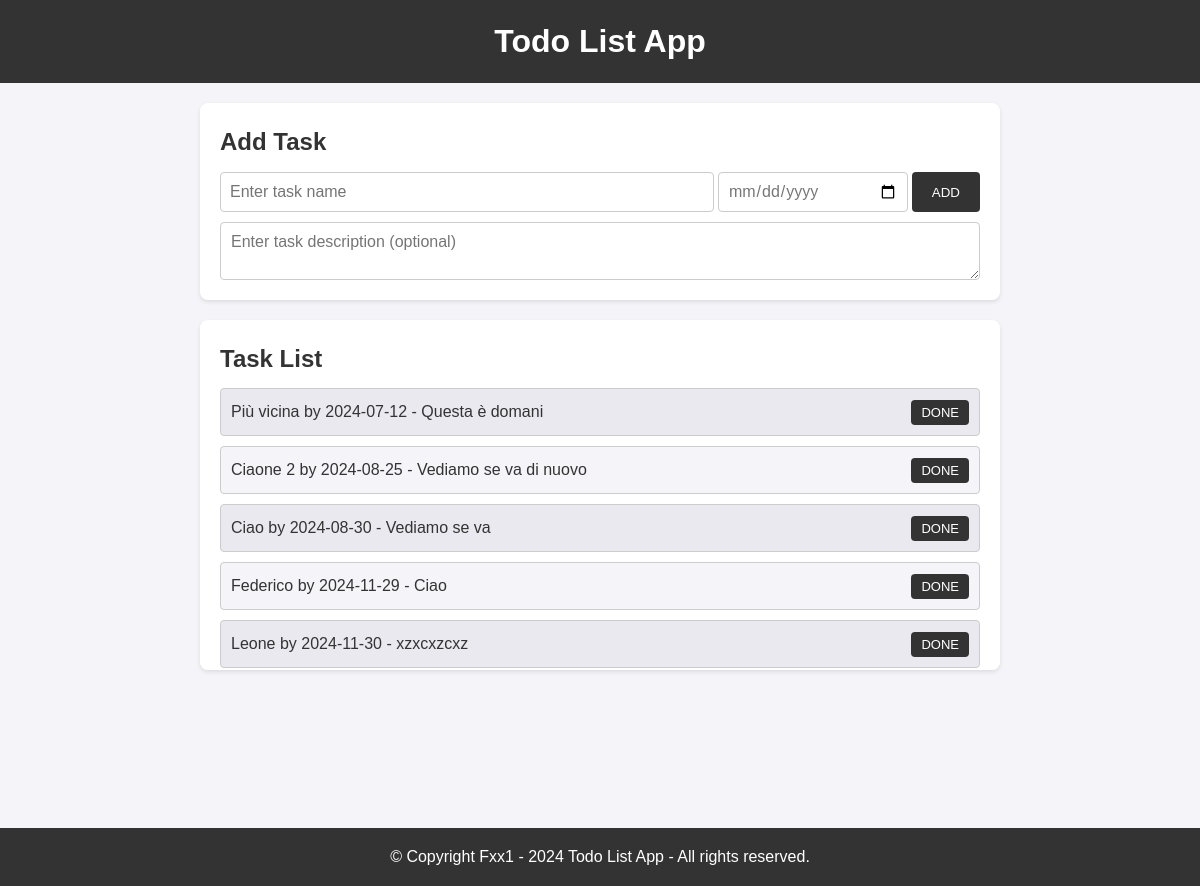
Before: / with the older database file.
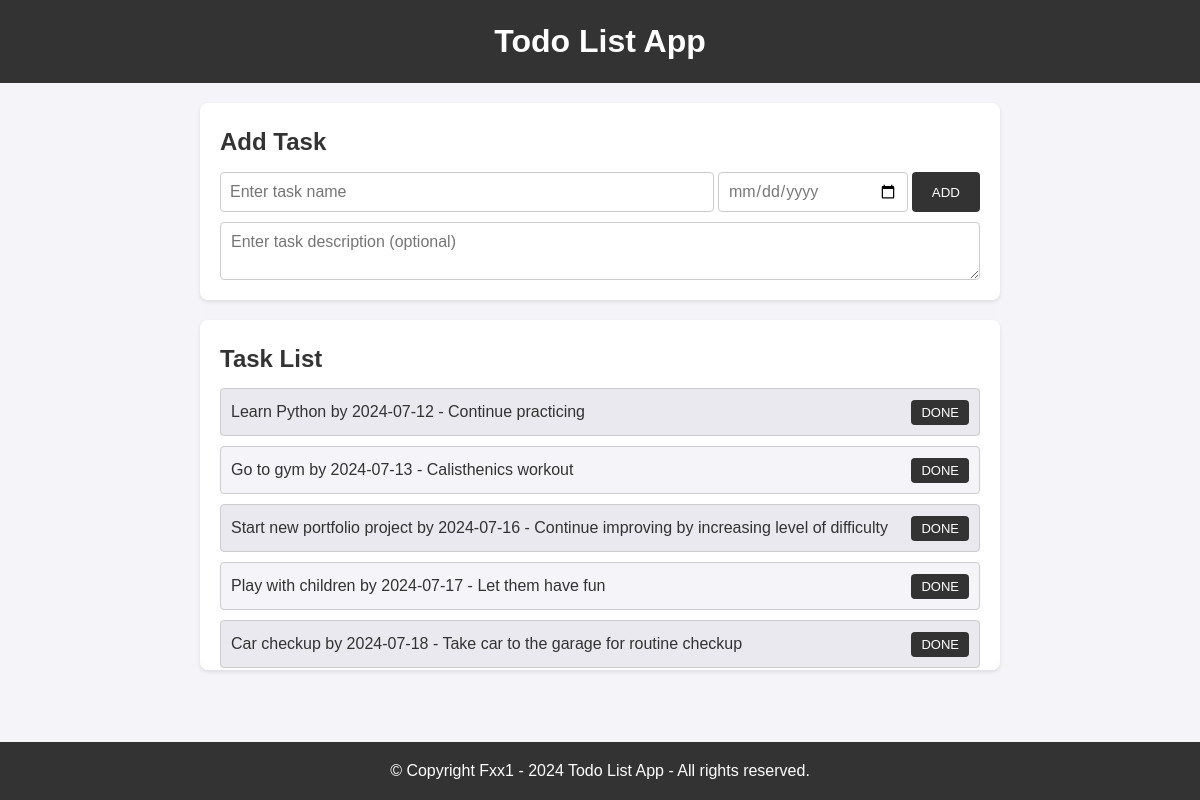
After: the same page with the newer database file.
### main.py (models this page shows, shortened)
class Task(db.Model):
    id: Mapped[int] = mapped_column(Integer, primary_key=True)
    name: Mapped[str] = mapped_column(String(250), unique=True, nullable=False)
    date: Mapped[str] = mapped_column(String(500), nullable=False)
    description: Mapped[str] = mapped_column(String(1000), nullable=False)

### main.py (the view, shortened to what this page needs)
@app.route('/', methods=["GET", "POST"])
def index():
    if request.method == "GET":
        tasks = Task.query.order_by(Task.date).all()
        return render_template('index.html', tasks=tasks)

### templates/index.html (shortened to what this page needs)
<!DOCTYPE html>
<html lang="en">
  <head>
    <link
      rel="stylesheet"
      href="{{ url_for('static', filename='styles.css') }}"
    />
  </head>
  <body>
    <header>
      <h1>Todo List App</h1>
    </header>
    <main>
      <section id="task-form">
        <h2>Add Task</h2>
        <form action="{{ url_for('index') }}" method="POST">
          <div class="main-input">
            <input
              type="text"
              id="task-input"
              placeholder="Enter task name"
              name="name"
              required
            />
            <input
              type="date"
              id="date-input"
              placeholder="Enter task date"
              name="date"
              required
            />
            <button type="submit" value="add-task" class="add-btn">ADD</button>
          </div>
          <div class="description">
            <textarea
              id="description-input"
              placeholder="Enter task description (optional)"
              name="description"
            ></textarea>
          </div>
        </form>
      </section>
      <section id="task-list">
        <h2>Task List</h2>
        <ul>
          {% for task in tasks %}
            <li>
              {{ task.name }} by {{ task.date }} - {{ task.description }}
              <form action="{{ url_for('delete_task', task_id=task.id) }}" method="POST" style="display: inline;">
                <button type="submit" class="done-btn">DONE</button>
            </form>
            </li>
          {% endfor %}
        </ul>
      </section>
    </main>
    <footer>
      <p>&copy; Copyright Fxx1 - 2024 Todo List App - All rights reserved.</p>
    </footer>
  </body>
</html>

### static/styles.css (style rules this page uses)
* { margin: 0; padding: 0; box-sizing: border-box; }
body { background-color: #f4f4f9; color: #333; line-height: 1.6; }
body, form, input, textarea, button { font-family: "Lucida Sans", "Lucida Sans Regular", "Lucida Grande", "Lucida Sans Unicode", Geneva, Verdana, sans-serif; }
header { background: #333; color: #fff; padding: 1rem 0; text-align: center; margin-bottom: 20px; }
header h1 { font-size: 2rem; }
main { width: 80%; max-width: 800px; margin: 0 auto; }
section { background: #fff; margin-bottom: 20px; padding: 20px; border-radius: 8px; box-shadow: 0 2px 4px rgba(0, 0, 0, 0.1); }
section h2 { margin-bottom: 10px; font-size: 1.5rem; color: #333; }
.main-input { display: flex; justify-content: space-between; align-items: center; }
form input[type="text"] { width: 65%; height: 40px; padding: 9px; border: 1px solid #ccc; border-radius: 4px; font-size: 1rem; }
#date-input { width: 25%; height: 40px; padding: 9px; border: 1px solid #ccc; border-radius: 4px; font-size: 1rem; color: #777; }
textarea { display: block; width: 100%; margin-top: 10px; padding: 10px; border: 1px solid #ccc; border-radius: 4px; font-size: 1rem; }
.add-btn { height: 40px; padding: 13px 20px; border: none; background: #333; color: #fff; border-radius: 4px; cursor: pointer; transition: background 0.3s ease; }
.done-btn { padding: 5px 10px; border: none; background: #333; color: #fff; border-radius: 4px; cursor: pointer; transition: background 0.3s ease; font-size: small; }
#task-list ul { list-style: none; }
#task-list { overflow-y: scroll; max-height: 350px; }
#task-list li { background: #f4f4f9; margin-bottom: 10px; padding: 10px; border: 1px solid #ccc; border-radius: 4px; display: flex; justify-content: space-between; align-items: center; }
#task-list li:nth-child(odd) { background: #e9e9ef; }
footer { text-align: center; padding: 1rem 0; background: #333; color: #fff; position: absolute; bottom: 0; width: 100%; }
footer p { margin: 0; }

Changed rows visible on the page:
removed Task: name "Più vicina", date "2024-07-12", description "Questa è domani"
removed Task: name "Ciaone 2", date "2024-08-25", description "Vediamo se va di nuovo"
removed Task: name "Ciao", date "2024-08-30", description "Vediamo se va"
removed Task: name "Federico", date "2024-11-29", description "Ciao"
removed Task: name "Leone", date "2024-11-30", description "xzxcxzcxz"
added Task: name "Learn Python", date "2024-07-12", description "Continue practicing"
added Task: name "Go to gym", date "2024-07-13", description "Calisthenics workout"
added Task: name "Start new portfolio project", date "2024-07-16", description "Continue improving by increasing level of difficulty"
added Task: name "Play with children", date "2024-07-17", description "Let them have fun"
added Task: name "Car checkup", date "2024-07-18", description "Take car to the garage for routine checkup"
